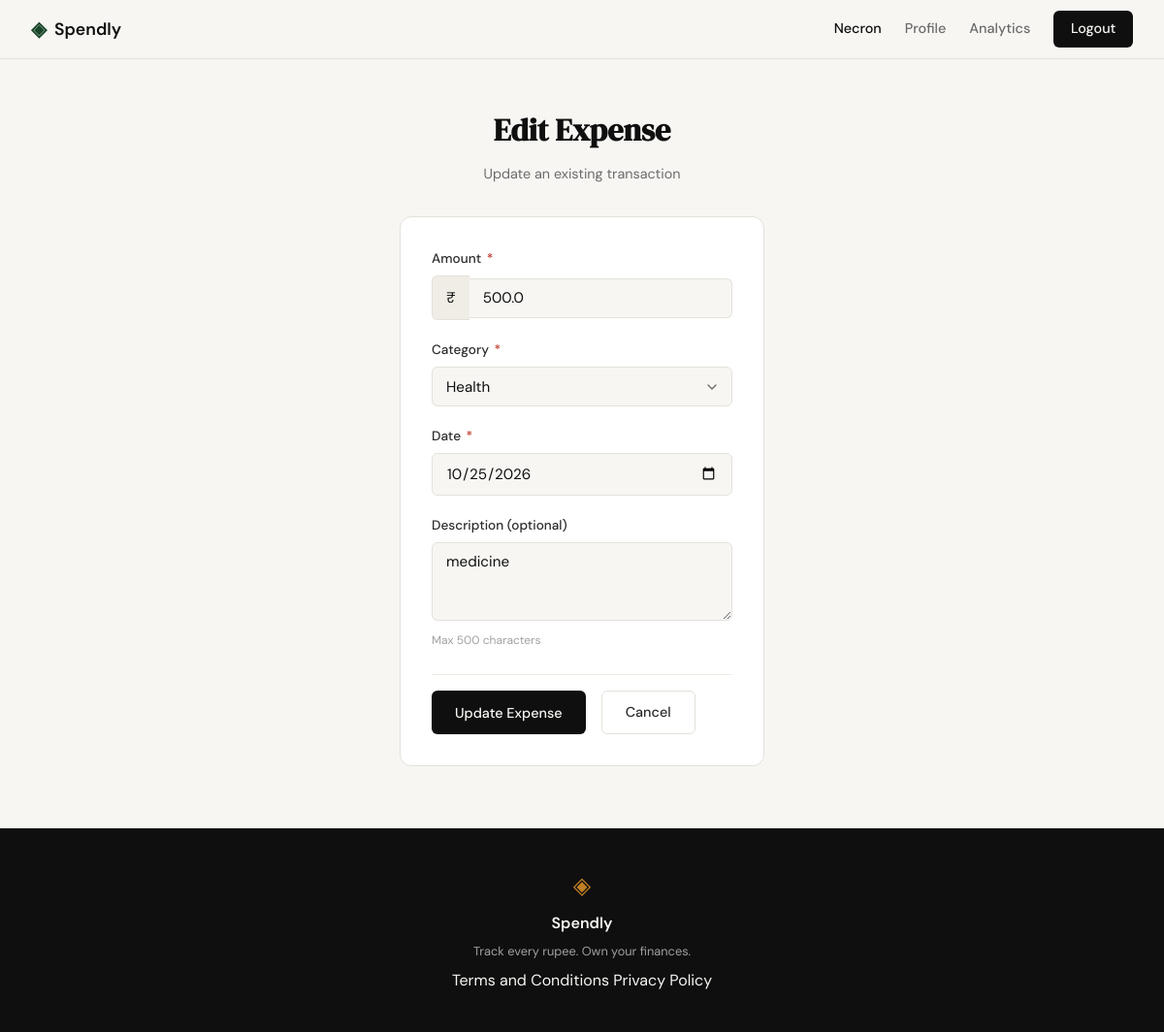
The app's page /expenses/33/edit (signed in) with its own data.
### tables this page shows
CREATE TABLE expenses (
            id INTEGER PRIMARY KEY AUTOINCREMENT,
            user_id INTEGER NOT NULL REFERENCES users(id),
            amount REAL NOT NULL,
            category TEXT NOT NULL,
            date TEXT NOT NULL,
            description TEXT,
            created_at TEXT DEFAULT CURRENT_TIMESTAMP
        );

### app.py (the view)
@app.route("/expenses/<int:id>/edit")
def edit_expense(id):
    if not session.get("user_id"):
        flash("Please sign in to edit an expense", "error")
        return redirect(url_for("login"))
    user_id = session["user_id"]
    expense = get_expense_by_id(user_id, id)
    if not expense:
        abort(404)
    today = date.today().isoformat()
    return render_template("edit_expense.html", expense=expense, today=today)

### database/db.py (called while the page is built)
def get_db():
    db_path = os.path.join(os.path.dirname(os.path.dirname(os.path.abspath(__file__))), "spendly.db")
    conn = sqlite3.connect(db_path)
    conn.row_factory = sqlite3.Row
    conn.execute("PRAGMA foreign_keys = ON")
    return conn

### database/queries.py (called while the page is built)
def get_expense_by_id(user_id: int, expense_id: int) -> dict | None:
    conn = get_db()
    cursor = conn.cursor()
    cursor.execute(
        "SELECT * FROM expenses WHERE id = ? AND user_id = ?",
        (expense_id, user_id)
    )
    expense = cursor.fetchone()
    conn.close()
    if expense:
        return dict(expense)
    return None

### templates/edit_expense.html (shortened to what this page needs)
{% extends "base.html" %}
{% block content %}
<section class="add-expense-section">
    <header class="add-expense-header">
        <h1 class="add-expense-title">Edit Expense</h1>
        <p class="add-expense-subtitle">Update an existing transaction</p>
    </header>
    <form class="add-expense-form" method="POST" action="{{ url_for('edit_expense', id=expense.id) }}">
        <div class="form-group">
            <label for="amount" class="form-label">Amount <span class="required">*</span></label>
            <div class="input-with-prefix">
                <span class="input-prefix">₹</span>
                <input type="number" id="amount" name="amount" class="form-input"
                       step="0.01" min="0.01" required
                       value="{{ request.form.amount if request.form.amount else expense.amount }}"
                       placeholder="0.00">
            </div>
        </div>
        <div class="form-group">
            <label for="category" class="form-label">Category <span class="required">*</span></label>
            <select id="category" name="category" class="form-input form-select" required>
                <option value="Health" {% if (request.form.category == 'Health') or (not request.form.category and expense.category == 'Health') %}selected{% endif %}>Health</option>
            </select>
        </div>
        <div class="form-group">
            <label for="date" class="form-label">Date <span class="required">*</span></label>
            <input type="date" id="date" name="date" class="form-input"
                   max="{{ today }}"
                   value="{{ request.form.date if request.form.date else expense.date }}"
                   required>
        </div>
        <div class="form-group">
            <label for="description" class="form-label">Description (optional)</label>
            <textarea id="description" name="description" class="form-input form-textarea"
                      maxlength="500" rows="3"
                      placeholder="Optional: Add a note...">{{ request.form.description if request.form.description else (expense.description if expense.description else '') }}</textarea>
            <div class="form-hint">Max 500 characters</div>
        </div>
        <div class="form-actions">
            <button type="submit" class="btn-primary">Update Expense</button>
            <a href="{{ url_for('profile') }}" class="btn-secondary">Cancel</a>
        </div>
    </form>
</section>
{% endblock %}

### static/css/style.css (style rules this page uses)
:root { --ink: #0f0f0f; --ink-soft: #2d2d2d; --ink-muted: #6b6b6b; --ink-faint: #a0a0a0; --paper: #f7f6f3; --paper-warm: #f0ede6; --paper-card: #ffffff; --accent: #1a472a; --accent-light: #e8f0eb; --accent-2: #c17f24; --accent-2-light: #fdf3e3; --danger: #c0392b; --danger-light: #fdecea; --border: #e4e1da; --border-soft: #eeebe4; --font-display: 'DM Serif Display', Georgia, serif; --font-body: 'DM Sans', system-ui, sans-serif; --max-width: 1200px; --auth-width: 440px; --radius-sm: 6px; --radius-md: 12px; --radius-lg: 20px; }
*, *::before, *::after { box-sizing: border-box; margin: 0; padding: 0; }
html { font-size: 16px; scroll-behavior: smooth; }
body { background: var(--paper); color: var(--ink); font-family: var(--font-body); font-size: 1rem; line-height: 1.6; -webkit-font-smoothing: antialiased; }
a { color: inherit; text-decoration: none; }
.btn-primary { display: inline-block; background: var(--ink); color: var(--paper); padding: 0.65rem 1.5rem; border-radius: var(--radius-sm); font-family: var(--font-body); font-size: 0.9rem; font-weight: 500; cursor: pointer; border: none; transition: background 0.2s; text-decoration: none; }
.form-group { margin-bottom: 1.25rem; }
.form-group label { display: block; font-size: 0.85rem; font-weight: 500; color: var(--ink-soft); margin-bottom: 0.4rem; }
.form-input { width: 100%; padding: 0.6rem 0.875rem; border: 1px solid var(--border); border-radius: var(--radius-sm); font-family: var(--font-body); font-size: 0.95rem; color: var(--ink); background: var(--paper); outline: none; transition: border-color 0.2s; }
.form-input::placeholder { color: var(--ink-faint); }
.form-label { display: block; font-size: 0.85rem; font-weight: 500; color: var(--ink-soft); margin-bottom: 0.4rem; }
.required { color: var(--danger); margin-left: 2px; }
.input-with-prefix { display: flex; align-items: center; }
.input-prefix { background: var(--paper-warm); border: 1px solid var(--border); border-right: none; border-radius: var(--radius-sm) 0 0 var(--radius-sm); padding: 0.6rem 0.875rem; font-size: 0.95rem; color: var(--ink); }
.input-with-prefix .form-input { border-radius: 0 var(--radius-sm) var(--radius-sm) 0; border-left: none; }
.form-select { appearance: none; background-repeat: no-repeat; background-position: right 0.75rem center; background-size: 16px; padding-right: 2.5rem; }
.form-textarea { resize: vertical; min-height: 80px; font-family: var(--font-body); }
.form-hint { font-size: 0.75rem; color: var(--ink-faint); margin-top: 0.25rem; }
.form-actions { display: flex; gap: 1rem; margin-top: 1.5rem; padding-top: 1rem; border-top: 1px solid var(--border-soft); }
.btn-secondary { display: inline-block; background: transparent; color: var(--ink-soft); padding: 0.65rem 1.5rem; border-radius: var(--radius-sm); font-size: 0.9rem; font-weight: 500; border: 1px solid var(--border); transition: all 0.2s; text-decoration: none; }
.add-expense-section { max-width: var(--auth-width); margin: 0 auto; padding: 3rem 2rem 4rem; }
.add-expense-header { text-align: center; margin-bottom: 2rem; }
.add-expense-title { font-family: var(--font-display); font-size: 2rem; color: var(--ink); margin-bottom: 0.5rem; }
.add-expense-subtitle { font-size: 0.9rem; color: var(--ink-muted); }
.add-expense-form { background: var(--paper-card); border: 1px solid var(--border); border-radius: var(--radius-md); padding: 2rem; }

### records on screen
expenses: amount "500.0", category "Health", date "10/25/2026", description "medicine"

### other values on screen
{{ session.user_name }} "Necron"
